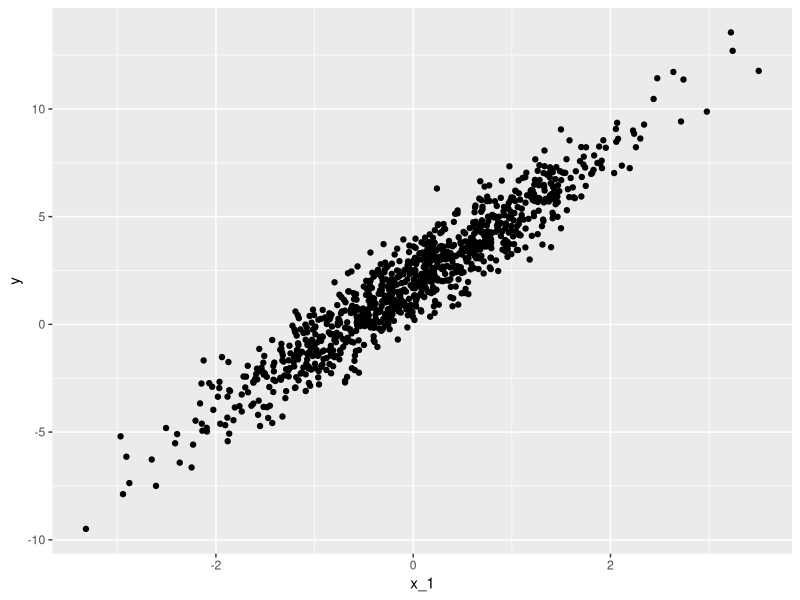

Write the R code that produced this figure.
##regressions tutorial 1

x = rnorm(10, mean = 2, sd = 3)
mean(x)   #why is this value not 2, in the tutorial?
sd(x)
print(x)

set.seed(42) #b/c 6*9?
rnorm(10)



###data simulation process
beta_0 = 2
beta_1 = 3
sigma = 1
n_obs = 1000

x_1 = as.numeric(scale(rnorm(n_obs)))


y = beta_0 + beta_1*x_1 + rnorm(n_obs, mean = 0, sd = sigma)

library(tidyverse)

# y: the predicted values
ggplot(data = NULL, aes(x_1, y)) + geom_point()

fit1 = lm(y~x_1) #how well x_1 predicts y

fit1$coefficients
sd(fit1$residuals)
#my coefs values and sd of residuals is *slightly* different than in the pdf. not sure if this is a problem


###Practice Exercise #1
#1a
beta_0a = 5
beta_1a = 7
beta_2a = 5
beta_3a = 3
sigma_a = 1
n_obs_a = 5000

x_1a = as.numeric(scale(rnorm(n_obs_a)))
x_2a = as.numeric(scale(rnorm(n_obs_a)))
x_3a = as.numeric(scale(rnorm(n_obs_a)))

data = data.frame(x_1a, x_2a, x_3a)
head(data)

data$y_a = beta_0a + beta_1a*x_1a + beta_2a*x_2a + beta_3a*x_3a + rnorm(n_obs_a, mean = 0, sd = sigma_a)
head(data)

fit1a = lm(y_a~x_1a+x_2a+x_3a, data = data)
fit1a$coefficients

#writing the function to simulate data
fx_lms = function(n_obs, beta_0, beta_1, beta_2, beta_3, sigma){
  data = data.frame(x_1 = as.numeric(scale(rnorm(n_obs))),
                    x_2 = as.numeric(scale(rnorm(n_obs))),
                    x_3 = as.numeric(scale(rnorm(n_obs))))
  
  data$y = beta_0 + beta_1*x_1 + beta_2*x_2 + beta_3*x_3 + rnorm(n_obs, mean = 0, sd = sigma)
  
  fit = lm(y~x_1+x_2+x_3, data = data)
  
  output <- data.frame(beta_0, beta_0_hat = NA,
                       beta_1, beta_1_hat = NA,
                       beta_2, beta_2_hat = NA,
                       beta_3, beta_3_hat = NA,
                       sigma, sigma_hat = NA)
  
  output[, c("beta_0", "beta_1", "beta_2", "beta_3")] <- c(beta_0, beta_1, beta_2, beta_3)
  output[, c("beta_0_hat", "beta_1_hat", "beta_2_hat", "beta_3_hat")] <- fit$coef
  output$sigma_hat <- sd(fit$resid)
  output
  
}

